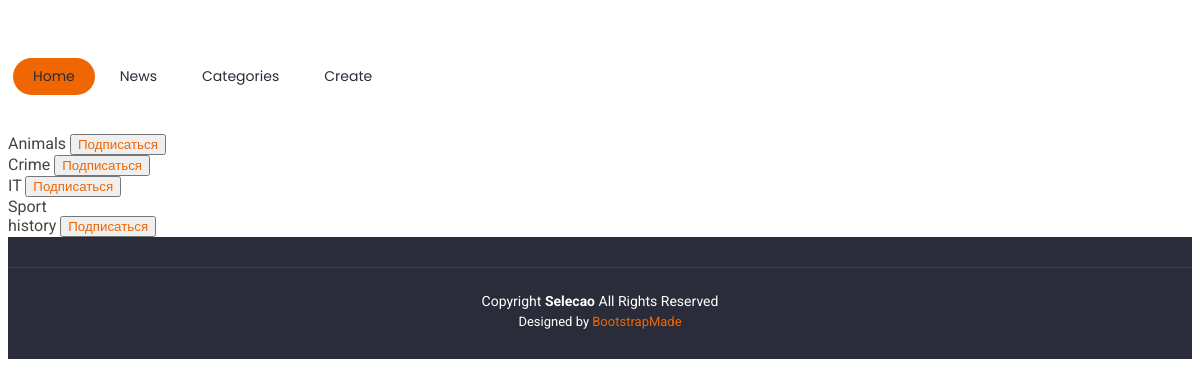
The app's page /news/categories/ with its own data.
### news/models.py (models this page shows, shortened)
class Category(models.Model):
    name = models.CharField(max_length = 40,
                            unique = True,
                            null = False)
    subscribers = models.ManyToManyField(User, through = 'UserCategory')

### news/views.py (the view)
# urls.py: path('categories/', CategoriesList.as_view(), name = 'categories_list'),
class CategoriesList(ListView):
    model = Category
    ordering = 'name'
    template_name = 'categories.html'
    context_object_name = 'categories'
    paginate_by = 20
    def get_context_data(self, **kwargs):
        context = super().get_context_data(**kwargs)
        users_categories = Category.objects.all().filter(subscribers=self.request.user.id)
        context['users_categories'] = {}
        for category in users_categories:
            context['users_categories'][category.id] = category.name
        return context

### news/templatetags/custom_filters.py (called while the page is built)
@register.filter()
def address(value, index):
    address = "../subscrib/" + str(index)
    return address

### templates/categories.html
{% extends 'flatpages/default.html' %}
{% load custom_filters %}
{% load custom_tags %}
{% block content %}
    {% if categories %}
        {% for category in categories %}
            <br>
            {{category.name}}
            {% if category.name not in users_categories.values %}
                <button> <a href={{category|address:category.id}}>Подписаться</a> </button>
            {% endif %}
        {% endfor %}
    {% endif %}
{% endblock content %}

### static/css/main.css (style rules this page uses)
:root { --default-font: "Roboto", system-ui, -apple-system, "Segoe UI", Roboto, "Helvetica Neue", Arial, "Noto Sans", "Liberation Sans", sans-serif, "Apple Color Emoji", "Segoe UI Emoji", "Segoe UI Symbol", "Noto Color Emoji"; --heading-font: "Raleway", sans-serif; --nav-font: "Poppins", sans-serif; }
:root { --background-color: #ffffff; --default-color: #444444; --heading-color: #2a2c39; --accent-color: #ef6603; --surface-color: #ffffff; --contrast-color: #ffffff; }
:root { --nav-color: #2a2c39; --nav-hover-color: #ef6603; --nav-mobile-background-color: #ffffff; --nav-dropdown-background-color: #ffffff; --nav-dropdown-color: #060606; --nav-dropdown-hover-color: #ef6603; }
:root { scroll-behavior: smooth; }
body { color: var(--default-color); background-color: var(--background-color); font-family: var(--default-font); }
a { color: var(--accent-color); text-decoration: none; transition: 0.3s; }

### records on screen
Category: name "Animals"
Category: name "Crime"
Category: name "IT"
Category: name "Sport"
Category: name "history"
